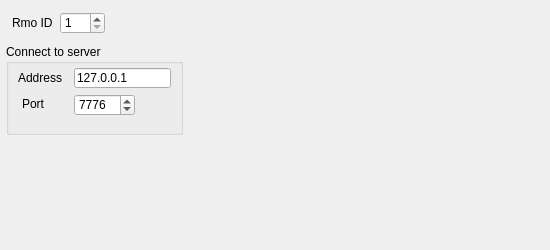
<?xml version="1.0" encoding="UTF-8"?>
<ui version="4.0">
 <class>QRmoPropPage</class>
 <widget class="QWidget" name="QRmoPropPage">
  <property name="geometry">
   <rect>
    <x>0</x>
    <y>0</y>
    <width>550</width>
    <height>250</height>
   </rect>
  </property>
  <property name="minimumSize">
   <size>
    <width>550</width>
    <height>250</height>
   </size>
  </property>
  <property name="maximumSize">
   <size>
    <width>550</width>
    <height>250</height>
   </size>
  </property>
  <property name="windowTitle">
   <string>Rmo</string>
  </property>
  <widget class="QGroupBox" name="groupBoxServer">
   <property name="geometry">
    <rect>
     <x>6</x>
     <y>44</y>
     <width>177</width>
     <height>91</height>
    </rect>
   </property>
   <property name="title">
    <string>Connect to server</string>
   </property>
   <widget class="QLineEdit" name="lineEditAddress">
    <property name="geometry">
     <rect>
      <x>68</x>
      <y>24</y>
      <width>97</width>
      <height>20</height>
     </rect>
    </property>
    <property name="text">
     <string>127.0.0.1</string>
    </property>
   </widget>
   <widget class="QLabel" name="labelAddress">
    <property name="geometry">
     <rect>
      <x>12</x>
      <y>26</y>
      <width>49</width>
      <height>16</height>
     </rect>
    </property>
    <property name="text">
     <string>Address</string>
    </property>
   </widget>
   <widget class="QLabel" name="labelPort">
    <property name="geometry">
     <rect>
      <x>16</x>
      <y>52</y>
      <width>41</width>
      <height>16</height>
     </rect>
    </property>
    <property name="text">
     <string>Port</string>
    </property>
   </widget>
   <widget class="QSpinBox" name="spinBoxPort">
    <property name="geometry">
     <rect>
      <x>68</x>
      <y>50</y>
      <width>61</width>
      <height>22</height>
     </rect>
    </property>
    <property name="minimum">
     <number>1</number>
    </property>
    <property name="maximum">
     <number>16000</number>
    </property>
    <property name="value">
     <number>7776</number>
    </property>
   </widget>
  </widget>
  <widget class="QLabel" name="labelRmoId">
   <property name="geometry">
    <rect>
     <x>12</x>
     <y>16</y>
     <width>46</width>
     <height>13</height>
    </rect>
   </property>
   <property name="text">
    <string>Rmo ID</string>
   </property>
  </widget>
  <widget class="QSpinBox" name="spinBoxRmoId">
   <property name="geometry">
    <rect>
     <x>60</x>
     <y>12</y>
     <width>45</width>
     <height>22</height>
    </rect>
   </property>
   <property name="minimum">
    <number>1</number>
   </property>
   <property name="value">
    <number>1</number>
   </property>
  </widget>
 </widget>
 <resources/>
 <connections/>
 <slots>
  <slot>OnButtonColorClicked()</slot>
  <slot>OnButtonFontClicked()</slot>
 </slots>
</ui>
